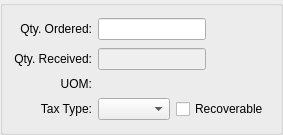
      <widget class="QGroupBox" name="_qtyGroup">
       <property name="title">
        <string/>
       </property>
       <layout class="QGridLayout" name="gridLayout_8">
        <item row="0" column="0">
         <layout class="QVBoxLayout" name="verticalLayout_2">
          <item>
           <layout class="QGridLayout" name="gridLayout_6">
            <item row="0" column="0">
             <widget class="QLabel" name="_orderedLit">
              <property name="minimumSize">
               <size>
                <width>0</width>
                <height>24</height>
               </size>
              </property>
              <property name="text">
               <string>Qty. Ordered:</string>
              </property>
              <property name="alignment">
               <set>Qt::AlignRight|Qt::AlignTrailing|Qt::AlignVCenter</set>
              </property>
              <property name="buddy">
               <cstring>_ordered</cstring>
              </property>
             </widget>
            </item>
            <item row="0" column="1">
             <layout class="QHBoxLayout" name="horizontalLayout_2">
              <item>
               <widget class="XLineEdit" name="_ordered">
                <property name="sizePolicy">
                 <sizepolicy hsizetype="Preferred" vsizetype="Fixed">
                  <horstretch>0</horstretch>
                  <verstretch>0</verstretch>
                 </sizepolicy>
                </property>
                <property name="alignment">
                 <set>Qt::AlignRight</set>
                </property>
               </widget>
              </item>
              <item>
               <spacer name="horizontalSpacer_4">
                <property name="orientation">
                 <enum>Qt::Horizontal</enum>
                </property>
                <property name="sizeHint" stdset="0">
                 <size>
                  <width>0</width>
                  <height>20</height>
                 </size>
                </property>
               </spacer>
              </item>
             </layout>
            </item>
            <item row="1" column="0">
             <widget class="QLabel" name="_receivedLit">
              <property name="minimumSize">
               <size>
                <width>0</width>
                <height>24</height>
               </size>
              </property>
              <property name="text">
               <string>Qty. Received:</string>
              </property>
              <property name="alignment">
               <set>Qt::AlignRight|Qt::AlignTrailing|Qt::AlignVCenter</set>
              </property>
             </widget>
            </item>
            <item row="1" column="1">
             <layout class="QHBoxLayout" name="horizontalLayout_3">
              <item>
               <widget class="XLineEdit" name="_received">
                <property name="enabled">
                 <bool>false</bool>
                </property>
                <property name="alignment">
                 <set>Qt::AlignRight|Qt::AlignTrailing|Qt::AlignVCenter</set>
                </property>
               </widget>
              </item>
              <item>
               <spacer name="horizontalSpacer_5">
                <property name="orientation">
                 <enum>Qt::Horizontal</enum>
                </property>
                <property name="sizeHint" stdset="0">
                 <size>
                  <width>0</width>
                  <height>20</height>
                 </size>
                </property>
               </spacer>
              </item>
             </layout>
            </item>
            <item row="2" column="0">
             <widget class="QLabel" name="_uomLit">
              <property name="text">
               <string>UOM:</string>
              </property>
              <property name="alignment">
               <set>Qt::AlignRight|Qt::AlignTrailing|Qt::AlignVCenter</set>
              </property>
             </widget>
            </item>
            <item row="2" column="1">
             <widget class="QLabel" name="_uom">
              <property name="enabled">
               <bool>false</bool>
              </property>
              <property name="minimumSize">
               <size>
                <width>80</width>
                <height>0</height>
               </size>
              </property>
              <property name="text">
               <string/>
              </property>
              <property name="alignment">
               <set>Qt::AlignRight|Qt::AlignTrailing|Qt::AlignVCenter</set>
              </property>
             </widget>
            </item>
            <item row="3" column="0">
             <widget class="QLabel" name="_taxtypeLit">
              <property name="minimumSize">
               <size>
                <width>0</width>
                <height>24</height>
               </size>
              </property>
              <property name="text">
               <string>Tax Type:</string>
              </property>
              <property name="alignment">
               <set>Qt::AlignRight|Qt::AlignTrailing|Qt::AlignVCenter</set>
              </property>
             </widget>
            </item>
            <item row="3" column="1">
             <layout class="QHBoxLayout" name="horizontalLayout">
              <item>
               <widget class="XComboBox" name="_taxtype">
                <property name="enabled">
                 <bool>true</bool>
                </property>
                <property name="allowNull">
                 <bool>true</bool>
                </property>
                <property name="nullStr">
                 <string>None</string>
                </property>
                <property name="type">
                 <enum>XComboBox::TaxTypes</enum>
                </property>
               </widget>
              </item>
              <item>
               <spacer name="horizontalSpacer_2">
                <property name="orientation">
                 <enum>Qt::Horizontal</enum>
                </property>
                <property name="sizeHint" stdset="0">
                 <size>
                  <width>0</width>
                  <height>20</height>
                 </size>
                </property>
               </spacer>
              </item>
              <item>
               <widget class="XCheckBox" name="_taxRecoverable">
                <property name="text">
                 <string>Recoverable</string>
                </property>
                <property name="forgetful">
                 <bool>true</bool>
                </property>
               </widget>
              </item>
             </layout>
            </item>
           </layout>
          </item>
          <item>
           <spacer name="verticalSpacer_2">
            <property name="orientation">
             <enum>Qt::Vertical</enum>
            </property>
            <property name="sizeHint" stdset="0">
             <size>
              <width>20</width>
              <height>0</height>
             </size>
            </property>
           </spacer>
          </item>
         </layout>
        </item>
       </layout>
      </widget>
